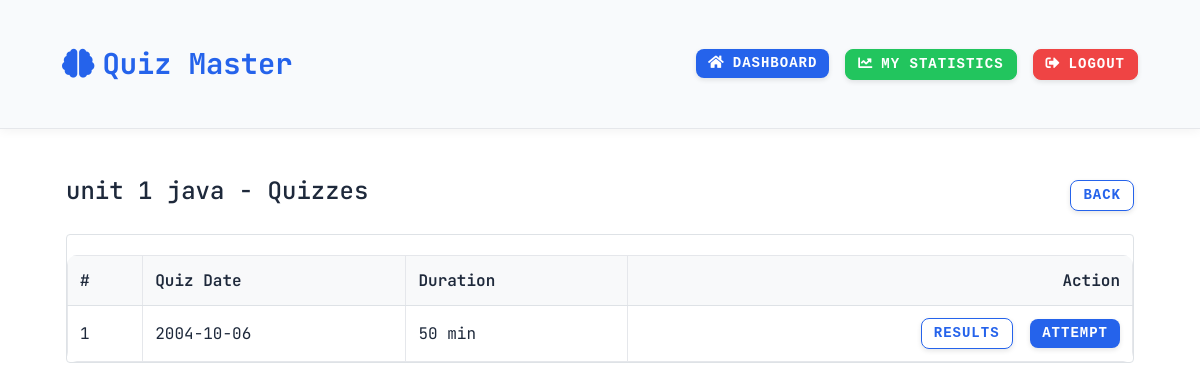
The app's page /view_quizzes/10 (signed in) with its own data.
### models.py (models this page shows)
class Chapter(db.Model):
    id = db.Column(db.Integer, primary_key=True)
    subject_id = db.Column(db.Integer, db.ForeignKey('subject.id'))
    name = db.Column(db.String(200), nullable=False)

class Quiz(db.Model):
    id = db.Column(db.Integer, primary_key=True)
    chapter_id = db.Column(db.Integer, db.ForeignKey('chapter.id'))
    date_of_quiz = db.Column(db.String(20))
    time_duration = db.Column(db.String(10))
    chapter = db.relationship('Chapter', backref='quizzes')

### app.py (the view)
@app.route('/view_quizzes/<int:chapter_id>')
def view_quizzes(chapter_id):
    if 'user_id' not in session:
        return redirect('/login')
    chapter = Chapter.query.get(chapter_id)
    quizzes = Quiz.query.filter_by(chapter_id=chapter_id).all()
    return render_template('view_quizzes.html', chapter=chapter, quizzes=quizzes)

### templates/view_quizzes.html (shortened to what this page needs)
{% extends 'base.html' %}
{% block content %}
<div class="container-fluid px-3">
    <div class="header-section">
        <h4>{{ chapter.name }} - Quizzes</h4>
        <a href="/view_chapters/{{ chapter.subject_id }}" class="btn btn-outline-primary">Back</a>
    </div>
    <div class="quiz-table">
        <table class="table table-borderless">
            <thead>
                <tr>
                    <th>#</th>
                    <th>Quiz Date</th>
                    <th>Duration</th>
                    <th class="text-end">Action</th>
                </tr>
            </thead>
            <tbody>
                {% for quiz in quizzes %}
                <tr>
                    <td>{{ loop.index }}</td>
                    <td>{{ quiz.date_of_quiz }}</td>
                    <td>{{ quiz.time_duration }} min</td>
                    <td class="text-end">
                        <a href="/view_results/{{ quiz.id }}" class="btn btn-outline-primary">Results</a>
                        <a href="/attempt_quiz/{{ quiz.id }}" class="btn btn-primary">Attempt</a>
                    </td>
                </tr>
                {% endfor %}
            </tbody>
        </table>
    </div>
</div>
{% endblock %}

### static/style.css (style rules this page uses)
body { background: #0d1117; font-family: 'Courier New', monospace; color: #c9d1d9; margin: 0; padding: 0; }
.btn { border-radius: 30px; padding: 10px 20px; font-size: 1rem; transition: background-color 0.3s ease, transform 0.2s ease; font-family: 'Courier New', monospace; }
.btn-primary { background-color: #0d6efd; color: #ffffff; border: none; }
.table { border-collapse: collapse; width: 100%; margin: 20px 0; font-size: 1rem; text-align: left; background: #161b22; color: #c9d1d9; }
.table th, .table td { padding: 12px 15px; border: 1px solid #30363d; }
.table th { background-color: #0d6efd; color: #ffffff; }

### templates/base.html (style rules this page uses)
:root { --primary-color: #2563eb; --secondary-color: #f8fafc; --text-color: #1e293b; --accent-color: #e2e8f0; --danger-color: #ef4444; --success-color: #22c55e; --warning-color: #f59e0b; --info-color: #3b82f6; --border-color: #e5e7eb; --hover-bg: #f1f5f9; }
body { background-color: #ffffff; color: var(--text-color); font-family: 'JetBrains Mono', monospace; line-height: 1.6; }
.btn { border-radius: 8px; padding: 0.5rem 1.5rem; font-weight: 600; transition: all 0.3s ease; text-transform: uppercase; letter-spacing: 1px; box-shadow: 0 2px 5px rgba(0, 0, 0, 0.1); }
.btn-primary { background-color: var(--primary-color); border-color: var(--primary-color); color: white; }
.table { color: var(--text-color); background-color: white; border-radius: 10px; overflow: hidden; }
.table th { background-color: var(--accent-color); color: var(--text-color); border-color: var(--border-color); }
.table td { border-color: var(--border-color); }

### templates/view_quizzes.html (style rules this page uses)
.container-fluid { max-width: 1100px; margin: 20px auto; }
.header-section { display: flex; justify-content: space-between; align-items: center; margin-bottom: 20px; }
.quiz-table { background: white; border: 1px solid #dee2e6; border-radius: 4px; }
.table { margin-bottom: 0; background-color: white; }
.table tr { border-bottom: 1px solid #dee2e6; }
.table tr:last-child { border-bottom: none; }
.table th { background: #f8f9fa; font-weight: 600; padding: 12px; border-bottom: 1px solid #dee2e6; }
.table td { padding: 12px; vertical-align: middle; background-color: white; }
.btn { padding: 4px 12px; font-size: 14px; margin-left: 8px; }
.btn-primary { background-color: #2563eb; border-color: #2563eb; }
.btn-outline-primary { color: #2563eb; border-color: #2563eb; }

### records on screen
Chapter: name "unit 1 java"
Quiz: date_of_quiz "2004-10-06", time_duration "50"
